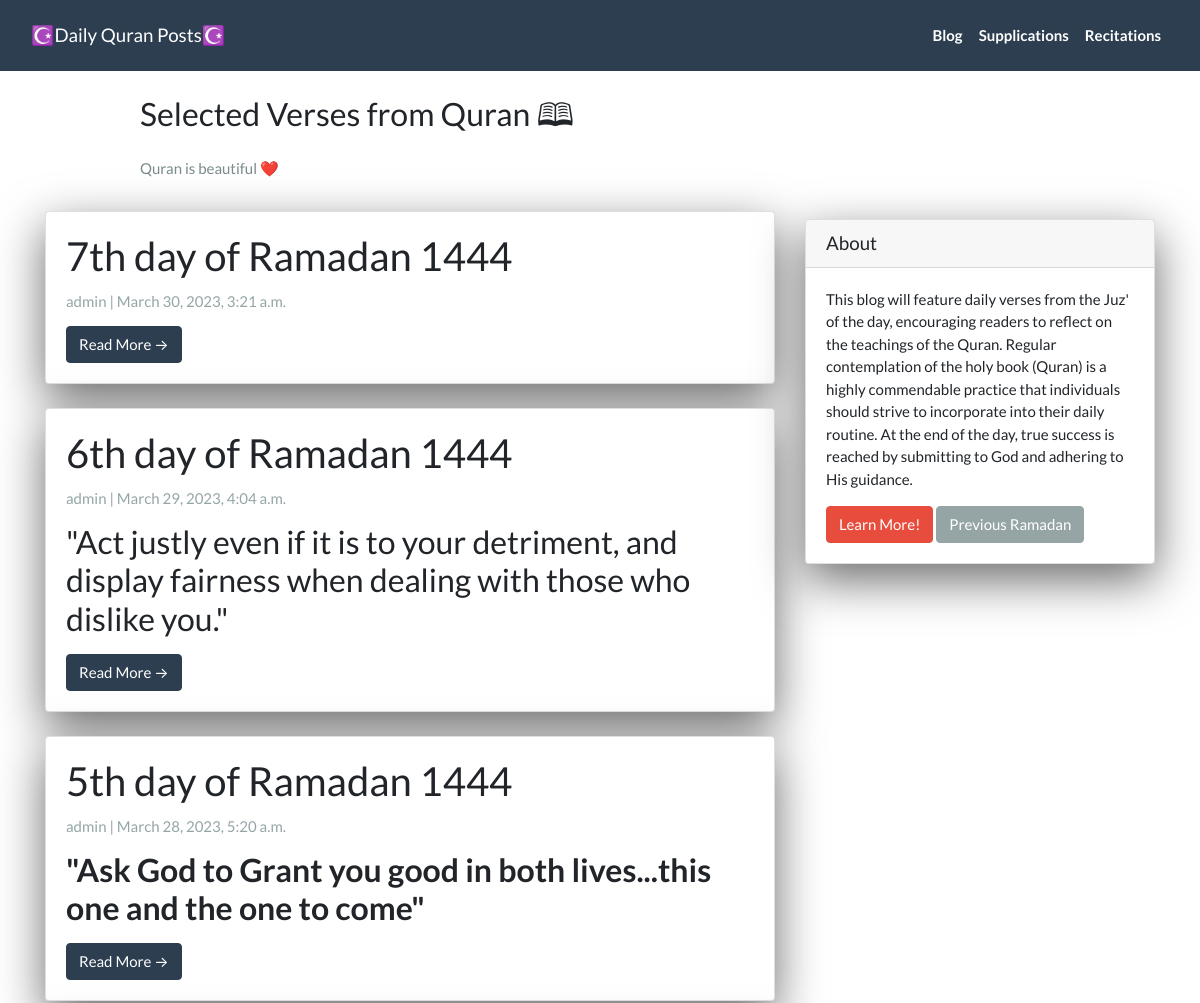
The app's page / (upper part), older data.
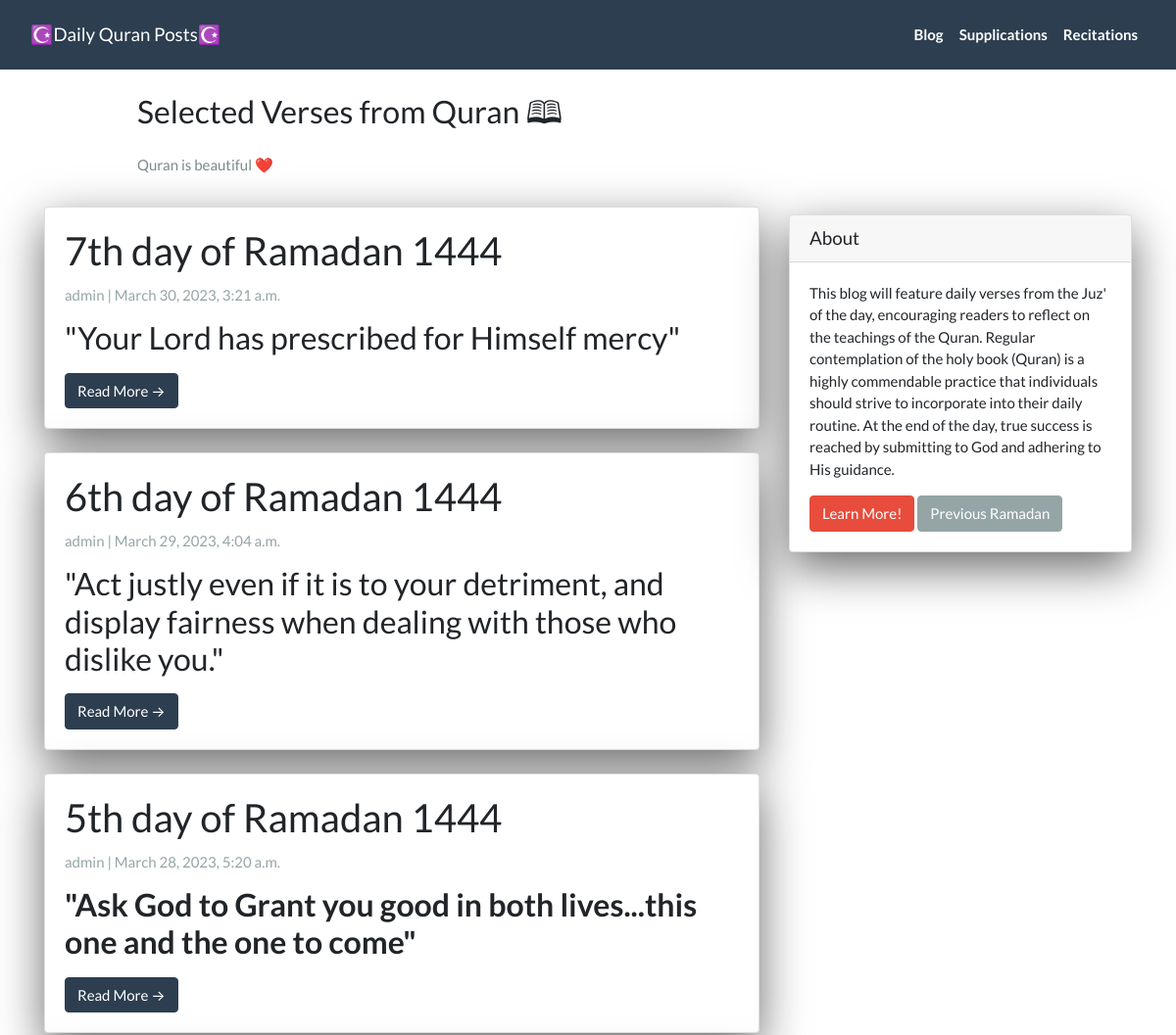
The same page, newer data.
### App/models.py (models this page shows, shortened)
class Post(models.Model):
  title =  models.CharField(max_length=200, unique=True)
  slug =   models.SlugField(max_length=200, unique=True)
  author = models.ForeignKey(User, on_delete=models.CASCADE, related_name='blog_posts')
  created_on = models.DateTimeField(auto_now_add=True)
  updated_on = models.DateTimeField(auto_now=True)
  summary = RichTextField(blank=True, null=True)
  content = RichTextField(blank=True, null=True)
  video_link = EmbedVideoField(blank=True, null=True)
  status = models.IntegerField(choices=STATUS, default=0)
  class Meta:
    ordering = ['-created_on']

### App/views.py (the view)
# urls.py: path('', views.PostList.as_view(), name="home"),
class PostList(generic.ListView):
  queryset = Post.objects.filter(status=1).order_by('-created_on')
  template_name = 'index.html'

### App/templates/index.html (shortened to what this page needs)
{% extends "base.html" %}
{% block content %}
<header class="masthead">
  <div class="container">
    <div class="row">
      <div class=" col-md-8 col-md-10 mx-auto">
        <div class="site-heading">
          <h3 class=" site-heading my-4 mt-3 text-black">Selected Verses from Quran 🕮 </h3>
          <p class="text-dark">Quran is beautiful ❤️</p>
        </div>
      </div>
    </div>
  </div>
</header>
<div class="container">
  <div class="row">
    <div class="col-md-8 mt-3 left">
      {% for post in post_list %}
      <div class="card mb-4">
        <div class="card-body">
          <h2 class="card-title">{{ post.title }}</h2>
          <p class="card-text text-muted h6">{{ post.author }} | {{ post.created_on}} </p>
          <p class="card-text">{{post.summary | safe}}</p>
          <a href="{% url 'post_detail' post.slug  %}" class="btn btn-primary">Read More &rarr;</a>
        </div>
      </div>
      {% endfor %}
    </div>
    {% block sidebar %}
    {% include 'sidebar.html' %}
    {% endblock sidebar %}
  </div>
</div>
{%endblock%}

Row changes from the older to the newer data that the page shows:
changed Post "7th day of Ramadan 1444": summary (not shown) → "\"Your Lord has prescribed for Himself mercy\""
